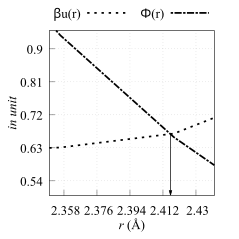

Source code (gnuplot):
set arrow 1 from 2.41611,0.666986 to 2.41611,0.501 head filled size screen 0.02,15 lw 2 lc rgb "black" front

lwca = 'LWCA.RES'

set terminal eps enhanced background rgb 'white' \
    size 2.39, 2.39                                    \
    font "Times New Roman,14pt"

set encoding iso_8859_1

set output 'sigma.eps'

#: range
xr_uf = 2.35
xr_ut = 2.44

yr_uf = 0.5
yr_ut = 0.95

set xr [xr_uf to xr_ut]
set yr [yr_uf to yr_ut]

#: tics
set ytics 0.0, 0.09 nomirror
set xtics 0.0, 0.018 nomirror

#: line styles

l_w = 5
set style line 11 dt (5,  10)                       lw l_w lc "black"
set style line 12 dt (5,  3, 15, 3) 		    lw l_w lc "black"

set xlabel "{/Times-Italic r} (\305)" offset 0, 0.5 font "Times New Roman,14"
set ylabel "{/Times-Italic in unit}" offset 2, 0 font "Times New Roman,14"

set grid
set size square

set key tmargin center offset 0, 0.05 horizontal maxrows 1 columns 2 \
           samplen 5 font "Times New Roman,14"

set margin 7.5, 3.7, 0.9, 0

pl lwca u 1:2 w l ls 11 title "{/Symbol b}u(r)", \
   ""   u 1:3 w l ls 12 title "{/Symbol F}(r)"
